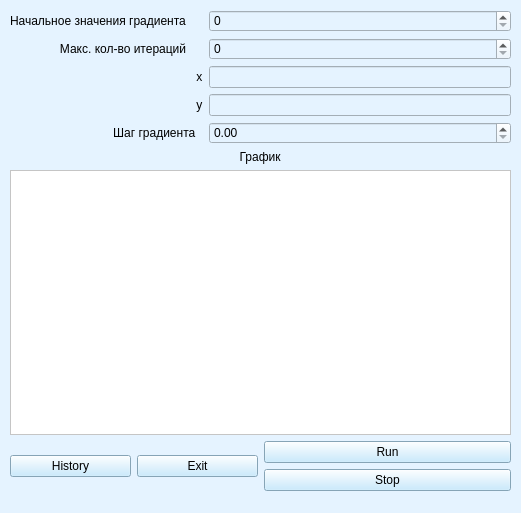
<?xml version="1.0" encoding="UTF-8"?>
<ui version="4.0">
 <class>MainWindow</class>
 <widget class="QMainWindow" name="MainWindow">
  <property name="geometry">
   <rect>
    <x>0</x>
    <y>0</y>
    <width>521</width>
    <height>513</height>
   </rect>
  </property>
  <property name="windowTitle">
   <string>MainWindow</string>
  </property>
  <property name="styleSheet">
   <string notr="true">background-color: rgb(229, 243, 255);</string>
  </property>
  <widget class="QWidget" name="centralwidget">
   <widget class="QWidget" name="verticalLayoutWidget_3">
    <property name="geometry">
     <rect>
      <x>10</x>
      <y>10</y>
      <width>501</width>
      <height>481</height>
     </rect>
    </property>
    <layout class="QVBoxLayout" name="verticalLayout_3">
     <item>
      <layout class="QGridLayout" name="gridLayout_2">
       <item row="1" column="0">
        <widget class="QLabel" name="labelNumOfIterations">
         <property name="text">
          <string>               Макс. кол-во итераций</string>
         </property>
        </widget>
       </item>
       <item row="4" column="1">
        <widget class="QDoubleSpinBox" name="doubleSpinBoxGradientStep"/>
       </item>
       <item row="0" column="0">
        <widget class="QLabel" name="labelInitialValue">
         <property name="text">
          <string>Начальное значения градиента</string>
         </property>
        </widget>
       </item>
       <item row="0" column="1">
        <widget class="QSpinBox" name="spinBoxInitialValue"/>
       </item>
       <item row="3" column="0">
        <widget class="QLabel" name="labelY">
         <property name="text">
          <string>                                                        y</string>
         </property>
        </widget>
       </item>
       <item row="3" column="1">
        <widget class="QLineEdit" name="lineEditY"/>
       </item>
       <item row="2" column="1">
        <widget class="QLineEdit" name="lineEditX"/>
       </item>
       <item row="4" column="0">
        <widget class="QLabel" name="labelGradientStep">
         <property name="text">
          <string>                               Шаг градиента</string>
         </property>
        </widget>
       </item>
       <item row="1" column="1">
        <widget class="QSpinBox" name="spinBoxNumOfIterations"/>
       </item>
       <item row="2" column="0">
        <widget class="QLabel" name="labelX">
         <property name="text">
          <string>                                                        x</string>
         </property>
        </widget>
       </item>
      </layout>
     </item>
     <item>
      <layout class="QVBoxLayout" name="verticalLayout">
       <item>
        <widget class="QLabel" name="labelGraph">
         <property name="text">
          <string>                                                                     График</string>
         </property>
        </widget>
       </item>
       <item>
        <widget class="QGraphicsView" name="graphicsViewGraph">
         <property name="styleSheet">
          <string notr="true">background-color: rgb(255, 255, 255);</string>
         </property>
        </widget>
       </item>
       <item>
        <layout class="QGridLayout" name="gridLayout">
         <item row="6" column="0">
          <layout class="QHBoxLayout" name="horizontalLayout">
           <item>
            <widget class="QPushButton" name="pushButton_Start">
             <property name="styleSheet">
              <string notr="true">background-color: rgb(187, 229, 255);</string>
             </property>
             <property name="text">
              <string>History</string>
             </property>
            </widget>
           </item>
           <item>
            <widget class="QPushButton" name="pushButton_Exit">
             <property name="styleSheet">
              <string notr="true">background-color: rgb(187, 229, 255);</string>
             </property>
             <property name="text">
              <string>Exit</string>
             </property>
            </widget>
           </item>
          </layout>
         </item>
         <item row="6" column="1">
          <layout class="QVBoxLayout" name="verticalLayout_2">
           <item>
            <widget class="QPushButton" name="pushButtonRun">
             <property name="styleSheet">
              <string notr="true">background-color: rgb(187, 229, 255);</string>
             </property>
             <property name="text">
              <string>Run</string>
             </property>
            </widget>
           </item>
           <item>
            <widget class="QPushButton" name="pushButtonStop">
             <property name="styleSheet">
              <string notr="true">background-color: rgb(187, 229, 255);</string>
             </property>
             <property name="text">
              <string>Stop</string>
             </property>
            </widget>
           </item>
          </layout>
         </item>
        </layout>
       </item>
      </layout>
     </item>
    </layout>
   </widget>
  </widget>
  <widget class="QStatusBar" name="statusbar"/>
 </widget>
 <resources/>
 <connections/>
</ui>
